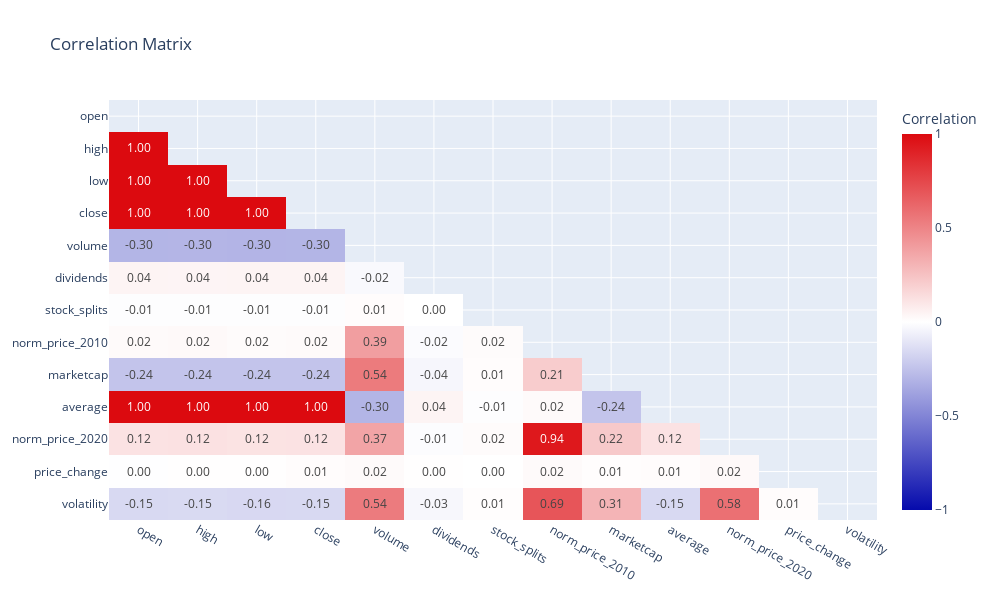

Notebook source saved alongside this figure:
### Code cell
# interactive correlation heat map

correlation_matrix = num.corr()
mask = np.triu(np.ones_like(correlation_matrix, dtype=bool))
masked_correlation = correlation_matrix.mask(mask)

# Define custom color scale
color_scale = [
    [0.0, "rgb(5, 10, 172)"],    # Start color for negative
    [0.5, "rgb(255, 255, 255)"], # White for zero (middle)
    [1.0, "rgb(220, 10, 15)"]    # End color for positive
]

# Create the heatmap
fig = px.imshow(
    masked_correlation,
    color_continuous_scale=color_scale,
    zmin=-1,  # Minimum value of correlation
    zmax=1,   # Maximum value of correlation
    text_auto=".2f",
    aspect="auto",
    labels=dict(color="Correlation"),
    title="Correlation Matrix",
    height=600,
    width=1000
)

fig.update_traces(colorbar=dict(lenmode="fraction", len=0.8))
fig.update_layout(font=dict(size=12))
fig.show()

### Figure 1 — Plotly figure (JSON) as saved in the notebook; plotly's stock layout.template omitted (floating-point values rounded to 4 significant figures; data arrays with more than 128 entries replaced by an {"elided": "..."} marker saying what was removed)
{"data": [{"coloraxis": "coloraxis", "colorbar": {"len": 0.8, "lenmode": "fraction"}, "hovertemplate": "x: %{x}<br>y: %{y}<br>Correlation: %{z}<extra></extra>", "name": "0", "texttemplate": "%{z:.2f}", "type": "heatmap", "x": ["open", "high", "low", "close", "volume", "dividends", "stock_splits", "norm_price_2010", "marketcap", "average", "norm_price_2020", "price_change", "volatility"], "xaxis": "x", "y": ["open", "high", "low", "close", "volume", "dividends", "stock_splits", "norm_price_2010", "marketcap", "average", "norm_price_2020", "price_change", "volatility"], "yaxis": "y", "z": {"elided": "13x13 float values"}}], "layout": {"coloraxis": {"cmax": 1, "cmin": -1, "colorbar": {"title": {"text": "Correlation"}}, "colorscale": [[0, "rgb(5, 10, 172)"], [0.5, "rgb(255, 255, 255)"], [1, "rgb(220, 10, 15)"]]}, "font": {"size": 12}, "height": 600, "title": {"text": "Correlation Matrix"}, "width": 1000, "xaxis": {"anchor": "y", "domain": [0, 1]}, "yaxis": {"anchor": "x", "autorange": "reversed", "domain": [0, 1]}}}
